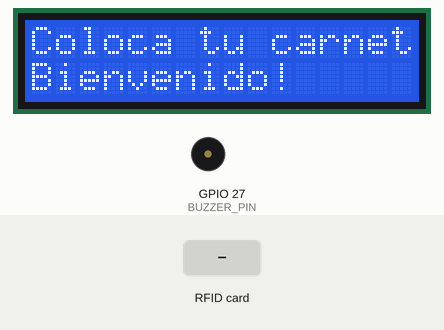
This sketch was run on a simulated ESP32. Parts: 16×2 character LCD, buzzer (waves = sounding, pin HIGH). Inputs (shaded band) come from the test bench. What the sketch prints to the serial monitor is not drawn.

Above: at 1.3 s.
1.4 s: RFID card 5E 7A 19 C4 held to the reader
At 2.6 s:
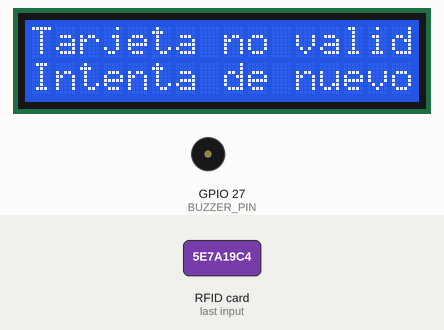
3.3 s: RFID card 04 E8 A2 32 held to the reader
At 6.0 s:
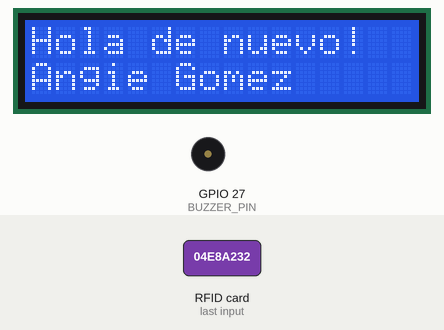
6.3 s: RFID card A3 B5 C7 D9 held to the reader
At 9.1 s:
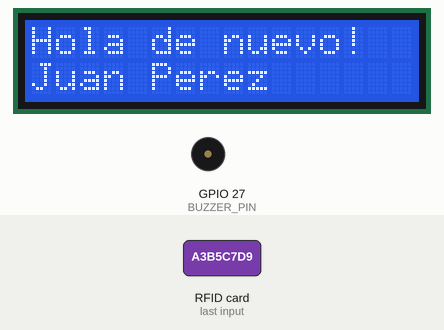
9.3 s: RFID card F1 E2 D3 C4 held to the reader
At 12.9 s:
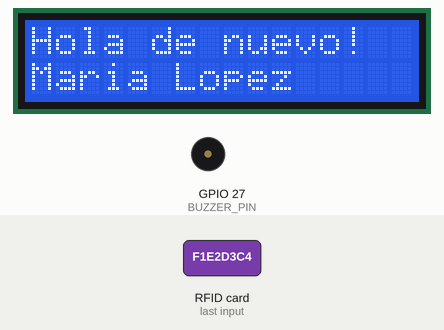
Timing chart, 0 to 14.4 s (numbered marks = the images above; inputs shaded):
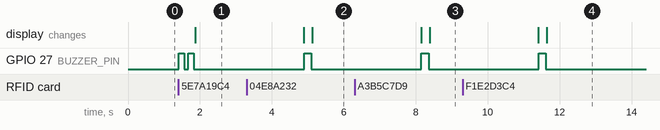

The sketch:

rfid_reader.ino
```cpp
// ============================================================
//  APP ASISTENCIA - Lector RFID con LCD y Buzzer
//  Placa: ESP32-WROOM-32 DevKit
// ============================================================
//
//  DIAGRAMA DE CONEXIONES
//  ─────────────────────────────────────────────────────────
//  Módulo RFID RC522:
//    SDA (SS) → GPIO 5
//    SCK      → GPIO 18   (SPI bus por defecto del ESP32)
//    MOSI     → GPIO 23
//    MISO     → GPIO 19
//    RST      → GPIO 4
//    3.3V     → 3V3
//    GND      → GND
//
//  Pantalla LCD 16x2 con módulo I2C:
//    SDA      → GPIO 21
//    SCL      → GPIO 22
//    VCC      → 5V (VIN)
//    GND      → GND
//
//  Buzzer Activo:
//    (+)      → GPIO 27
//    (-)      → GND
// ============================================================

#include <SPI.h>
#include <MFRC522.h>
#include <Wire.h>
#include <LiquidCrystal_I2C.h>

// --- Pines RFID RC522 ---
#define SS_PIN   5    // SDA (SS)
#define RST_PIN  4    // RST

// --- Pin Buzzer Activo ---
#define BUZZER_PIN  27

// --- Pantalla LCD I2C (16 columnas x 2 filas) ---
// Cambia 0x27 por 0x3F si la pantalla no enciende
LiquidCrystal_I2C lcd(0x27, 16, 2);

// Instancia del lector RFID
MFRC522 mfrc522(SS_PIN, RST_PIN);

// ============================================================
//  BASE DE DATOS DE TARJETAS REGISTRADAS
//  → Pasa cada tarjeta por el lector, copia el UID que
//    aparece en el Monitor Serie y agrégalo aquí.
//  → El UID debe estar en MAYÚSCULAS (el código lo convierte
//    automáticamente).
// ============================================================
struct Usuario {
  String uid;
  String nombre;
};

Usuario usuarios[] = {
  {"04E8A232", "Angie Gomez"},
  {"A3B5C7D9", "Juan Perez"},
  {"F1E2D3C4", "Maria Lopez"}
};
const int numUsuarios = sizeof(usuarios) / sizeof(usuarios[0]);

// ============================================================
//  SETUP
// ============================================================
void setup() {
  Serial.begin(115200);

  // --- Iniciar SPI y lector RFID ---
  SPI.begin();
  mfrc522.PCD_Init();

  // --- Iniciar Buzzer ---
  pinMode(BUZZER_PIN, OUTPUT);
  digitalWrite(BUZZER_PIN, LOW);

  // --- Iniciar LCD ---
  lcd.init();
  lcd.backlight();

  // --- Pantalla de inicio ---
  mostrarMensajeLCD("Coloca tu carnet", "Bienvenido!");

  Serial.println(F("===================================="));
  Serial.println(F("  Sistema de Asistencia RFID listo  "));
  Serial.println(F("===================================="));
  Serial.println(F("Esperando tarjeta..."));
}

// ============================================================
//  LOOP PRINCIPAL
// ============================================================
void loop() {
  // Esperar a que haya una tarjeta nueva cerca
  if (!mfrc522.PICC_IsNewCardPresent()) return;
  if (!mfrc522.PICC_ReadCardSerial())   return;

  // --- Leer UID y convertirlo a texto en MAYÚSCULAS ---
  String uidLeido = "";
  for (byte i = 0; i < mfrc522.uid.size; i++) {
    if (mfrc522.uid.uidByte[i] < 0x10) uidLeido += "0";
    uidLeido += String(mfrc522.uid.uidByte[i], HEX);
  }
  uidLeido.toUpperCase();

  Serial.print(F("Tarjeta detectada - UID: "));
  Serial.println(uidLeido);

  // --- Buscar si la tarjeta está registrada ---
  String nombrePersona = "";
  for (int i = 0; i < numUsuarios; i++) {
    if (usuarios[i].uid == uidLeido) {
      nombrePersona = usuarios[i].nombre;
      break;
    }
  }

  // --- Respuesta según resultado ---
  if (nombrePersona != "") {
    // ✅ Tarjeta registrada → 1 beep corto + mensaje amigable
    beepExito();
    mostrarMensajeLCD("Hola de nuevo!", nombrePersona);
    Serial.println("Asistencia registrada: " + nombrePersona + " (" + uidLeido + ")");
  } else {
    // ❌ Tarjeta desconocida → 2 beeps + aviso
    beepError();
    mostrarMensajeLCD("Tarjeta no valida", "Intenta de nuevo");
    Serial.println(F("Tarjeta NO registrada."));
  }

  // Pausa para que el usuario lea el mensaje
  delay(3000);

  // Volver a la pantalla de inicio
  mostrarMensajeLCD("Coloca tu carnet", "Bienvenido!");

  // Detener comunicación con la tarjeta actual
  mfrc522.PICC_HaltA();
  mfrc522.PCD_StopCrypto1();
}

// ============================================================
//  FUNCIONES AUXILIARES
// ============================================================

// 1 beep corto (tarjeta registrada)
void beepExito() {
  digitalWrite(BUZZER_PIN, HIGH);
  delay(200);
  digitalWrite(BUZZER_PIN, LOW);
}

// 2 beeps (tarjeta no registrada)
void beepError() {
  digitalWrite(BUZZER_PIN, HIGH);
  delay(150);
  digitalWrite(BUZZER_PIN, LOW);
  delay(120);
  digitalWrite(BUZZER_PIN, HIGH);
  delay(150);
  digitalWrite(BUZZER_PIN, LOW);
}

// Mostrar dos líneas en el LCD
void mostrarMensajeLCD(String linea1, String linea2) {
  lcd.clear();
  lcd.setCursor(0, 0);
  lcd.print(linea1);
  lcd.setCursor(0, 1);
  lcd.print(linea2);
}
```

Measured:
- after the input at 1.4 s, GPIO 27 (BUZZER_PIN): alternates HIGH for 0.15 s and LOW for 0.12 s, 4 changes in all, then stays LOW, starting at once; the display: changes after 0.46 s (image 1)
- after the input at 3.3 s, GPIO 27 (BUZZER_PIN): LOW → HIGH after 1.6 s, → LOW 0.20 s later; the display: first differs from a run without the input after 1.8 s (image 2)
- after the input at 6.3 s, GPIO 27 (BUZZER_PIN): LOW → HIGH after 1.9 s, → LOW 0.20 s later; the display: first differs from a run without the input after 2.1 s (image 3)
- after the input at 9.3 s, GPIO 27 (BUZZER_PIN): LOW → HIGH after 2.1 s, → LOW 0.20 s later; the display: first differs from a run without the input after 2.3 s (image 4)
